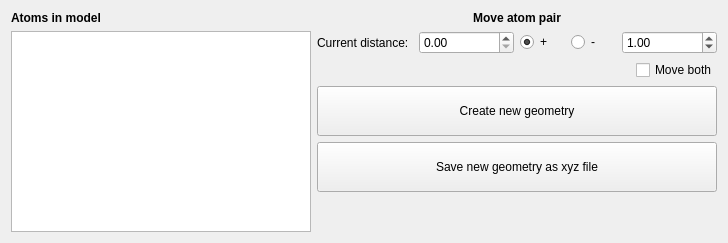
      <widget class="QWidget" name="tab_movepair">
       <attribute name="title">
        <string>Move atom pair</string>
       </attribute>
       <layout class="QGridLayout" name="gridLayout_15">
        <item row="0" column="0">
         <widget class="QLabel" name="label_21">
          <property name="font">
           <font>
            <weight>75</weight>
            <bold>true</bold>
           </font>
          </property>
          <property name="text">
           <string>Atoms in model</string>
          </property>
         </widget>
        </item>
        <item row="0" column="1" rowspan="2">
         <layout class="QVBoxLayout" name="verticalLayout_6">
          <item>
           <widget class="QLabel" name="label_24">
            <property name="minimumSize">
             <size>
              <width>200</width>
              <height>0</height>
             </size>
            </property>
            <property name="font">
             <font>
              <weight>75</weight>
              <bold>true</bold>
             </font>
            </property>
            <property name="text">
             <string>Move atom pair</string>
            </property>
            <property name="alignment">
             <set>Qt::AlignCenter</set>
            </property>
           </widget>
          </item>
          <item>
           <layout class="QVBoxLayout" name="verticalLayout">
            <item>
             <layout class="QGridLayout" name="gridLayout_20">
              <item row="0" column="2">
               <layout class="QHBoxLayout" name="horizontalLayout_11">
                <item>
                 <widget class="QRadioButton" name="radioButton_plus_mv">
                  <property name="focusPolicy">
                   <enum>Qt::NoFocus</enum>
                  </property>
                  <property name="text">
                   <string>+</string>
                  </property>
                  <property name="checked">
                   <bool>true</bool>
                  </property>
                 </widget>
                </item>
                <item>
                 <widget class="QRadioButton" name="radioButton_minus_mv">
                  <property name="focusPolicy">
                   <enum>Qt::NoFocus</enum>
                  </property>
                  <property name="text">
                   <string>-</string>
                  </property>
                 </widget>
                </item>
               </layout>
              </item>
              <item row="0" column="3">
               <widget class="QDoubleSpinBox" name="spinbox_mv_bonds">
                <property name="decimals">
                 <number>2</number>
                </property>
                <property name="minimum">
                 <double>-99.000000000000000</double>
                </property>
                <property name="maximum">
                 <double>99.000000000000000</double>
                </property>
                <property name="singleStep">
                 <double>0.100000000000000</double>
                </property>
                <property name="value">
                 <double>1.000000000000000</double>
                </property>
               </widget>
              </item>
              <item row="0" column="0">
               <widget class="QLabel" name="label_9">
                <property name="text">
                 <string>Current distance:</string>
                </property>
               </widget>
              </item>
              <item row="0" column="1">
               <widget class="QDoubleSpinBox" name="spinbox_curr_mv"/>
              </item>
             </layout>
            </item>
            <item>
             <layout class="QGridLayout" name="gridLayout_21">
              <item row="1" column="0">
               <layout class="QVBoxLayout" name="verticalLayout_3"/>
              </item>
              <item row="0" column="0">
               <layout class="QHBoxLayout" name="horizontalLayout_14">
                <item>
                 <spacer name="horizontalSpacer_5">
                  <property name="orientation">
                   <enum>Qt::Horizontal</enum>
                  </property>
                  <property name="sizeHint" stdset="0">
                   <size>
                    <width>40</width>
                    <height>20</height>
                   </size>
                  </property>
                 </spacer>
                </item>
               </layout>
              </item>
              <item row="0" column="1">
               <widget class="QCheckBox" name="checkBox_moveboth_mv">
                <property name="enabled">
                 <bool>true</bool>
                </property>
                <property name="text">
                 <string>Move both</string>
                </property>
               </widget>
              </item>
             </layout>
            </item>
           </layout>
          </item>
          <item>
           <widget class="QPushButton" name="pushButton_create_mv">
            <property name="minimumSize">
             <size>
              <width>400</width>
              <height>50</height>
             </size>
            </property>
            <property name="text">
             <string>Create new geometry</string>
            </property>
           </widget>
          </item>
          <item>
           <layout class="QVBoxLayout" name="verticalLayout_5">
            <item>
             <layout class="QHBoxLayout" name="horizontalLayout"/>
            </item>
            <item>
             <widget class="QPushButton" name="Button_save_new_geometry">
              <property name="minimumSize">
               <size>
                <width>400</width>
                <height>50</height>
               </size>
              </property>
              <property name="text">
               <string>Save new geometry as xyz file</string>
              </property>
             </widget>
            </item>
            <item>
             <spacer name="verticalSpacer_3">
              <property name="orientation">
               <enum>Qt::Vertical</enum>
              </property>
              <property name="sizeHint" stdset="0">
               <size>
                <width>20</width>
                <height>40</height>
               </size>
              </property>
             </spacer>
            </item>
           </layout>
          </item>
         </layout>
        </item>
        <item row="1" column="0">
         <widget class="QListWidget" name="list_model_mv">
          <property name="minimumSize">
           <size>
            <width>300</width>
            <height>0</height>
           </size>
          </property>
          <property name="font">
           <font>
            <family>Courier</family>
            <pointsize>11</pointsize>
           </font>
          </property>
          <property name="styleSheet">
           <string notr="true">border 2px solid rgb(143, 23, 119);

</string>
          </property>
         </widget>
        </item>
       </layout>
      </widget>
